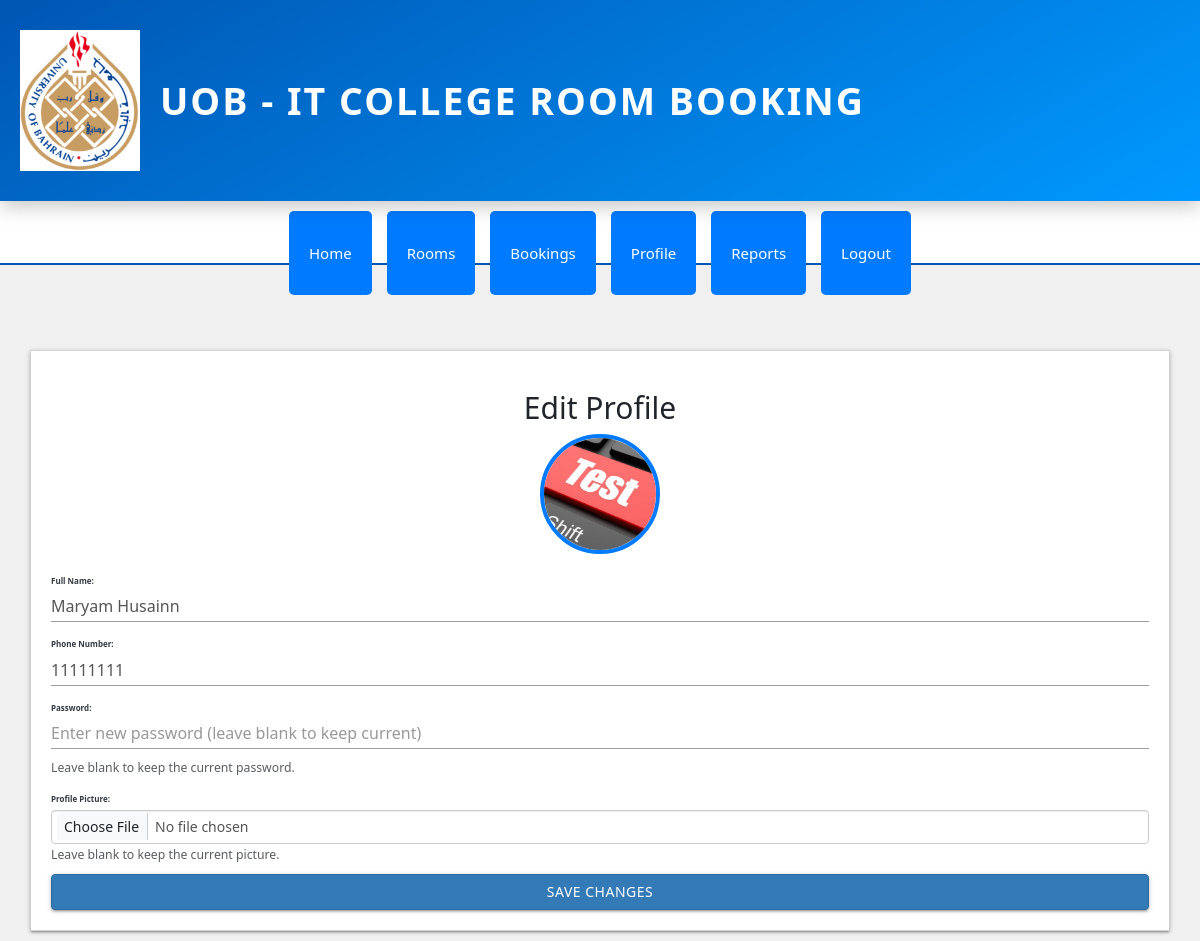
The app's page /profile.php (signed in) with its own data.
### tables this page shows
CREATE TABLE `user` (
  `user_id` int(5) NOT NULL,
  `email` varchar(100) NOT NULL,
  `fullName` varchar(100) NOT NULL,
  `phoneNum` varchar(15) NOT NULL,
  `password` varchar(255) NOT NULL,
  `user_type` varchar(10) NOT NULL,
  `profile_picture` varchar(255) DEFAULT 'Unknown.png'
);

### profile.php (the view, shortened to what this page needs)
<?php
include 'connection.php';
$userId = $_SESSION['user_id'];
$sql = "SELECT * FROM user WHERE user_id = ?";
$stmt = $pdo->prepare($sql);
$stmt->execute([$userId]);
$user = $stmt->fetch(PDO::FETCH_ASSOC);
$defaultProfilePic = 'Unknown.png';
$currentProfilePic = !empty($user['profile_picture']) ? htmlspecialchars($user['profile_picture']) : $defaultProfilePic;
?>
<!DOCTYPE html>
<html lang="en">
<head>
    <link href="https://cdn.jsdelivr.net/npm/bootstrap@5.3.3/dist/css/bootstrap.min.css" rel="stylesheet">
</head>
<body>
<?php include("header.php"); ?>
    <div class="container">
        <div class="card">
            <h2 class="text-center">Edit Profile</h2>
            <div class="text-center mb-4">
                <img src="<?= htmlspecialchars($currentProfilePic) ?>" alt="Profile Picture" class="profile-pic">
            </div>
            <form id="profile-form" enctype="multipart/form-data" method="POST">
                <div class="mb-3">
                    <label for="fullName" class="form-label">Full Name:</label>
                    <input type="text" id="fullName" name="fullName" class="form-control" value="<?= htmlspecialchars($user['fullName'] ?? '') ?>" required>
                </div>
                <div class="mb-3">
                    <label for="phoneNum" class="form-label">Phone Number:</label>
                    <input
                    type="text"
                    id="phoneNum"
                    name="phoneNum"
                    class="form-control"
                    value="<?= htmlspecialchars($user['phoneNum'] ?? '') ?>"
                    pattern="^(00973|\+973)?\s?(([36]\d{7})|(17\d{6}))$"
                    title="Phone number must be Bahraini format (e.g., +973 3XXXXXXX or 17XXXXXX)"
                    required
                    >
</div>
<div class="mb-3">
    <label for="password" class="form-label">Password:</label>
    <input
        type="password"
        id="password"
        name="password"
        class="form-control"
        placeholder="Enter new password (leave blank to keep current)"
        pattern="^(?=.*[A-Z])(?=.*[a-z])(?=.*[0-9])[A-Za-z0-9_#@%*\-]{8,50}$"
        title="Password must be 8-50 characters, include uppercase, lowercase, digit, and special character." >
    <small class="form-text text-muted">Leave blank to keep the current password.</small>
</div>
                <div class="mb-3">
                    <label for="profile-picture" class="form-label">Profile Picture:</label>
                    <input type="file" id="profile-picture" name="profile-picture" class="form-control" accept="image/*">
                    <small class="form-text text-muted">Leave blank to keep the current picture.</small>
                </div>
                <button type="submit" class="btn btn-primary w-100">Save Changes</button>
            </form>
        </div>
    </div>
</body>
</html>

### profile.php (style rules this page uses)
body { background-color: #f8f9fa; font-family: 'Arial', sans-serif; }
.container { margin-top: 50px; max-width: 600px; }
.card { padding: 20px; border-radius: 15px; box-shadow: 0 4px 8px rgba(0, 0, 0, 0.1); background-color: #ffffff; }
.profile-pic { width: 120px; height: 120px; border-radius: 50%; object-fit: cover; border: 4px solid #007bff; }
h2 { color: #007bff; margin-bottom: 20px; }
.form-label { font-weight: bold; color: #343a40; }
.btn-primary { background-color: #007bff; border: none; }
.form-text { color: #6c757d; }

### header.php (style rules this page uses)
body { background-color: #f0f0f0; margin: 0; font-family: 'Segoe UI', Tahoma, Geneva, Verdana, sans-serif; }

### records on screen
user: profile_picture (picture), fullName "Maryam Husainn", phoneNum "11111111"
